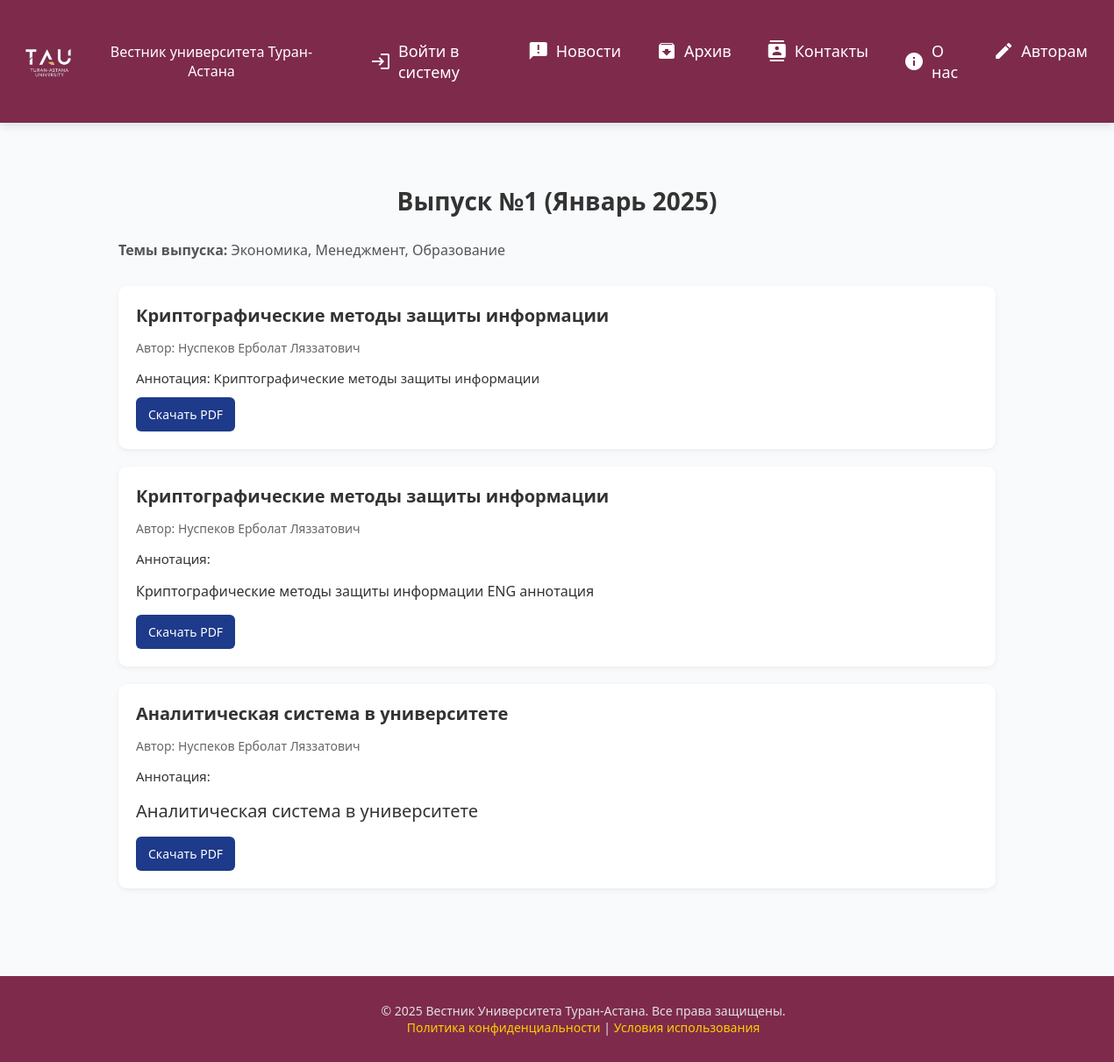
The app's page /collection-detail/1 with its own data.
### articles/models.py (models this page shows)
class Article(models.Model):
    file = models.FileField(upload_to='articles/')
    language = models.CharField(choices=LanguageChoicesArticle.choices, default=LanguageChoicesArticle.RU)
    tags = models.ManyToManyField(Tag, related_name="articles")
    date = models.DateTimeField(auto_now_add=True)
    title = models.CharField(max_length=255, null=True, blank=True)
    title_kk = models.CharField(max_length=255, null=True, blank=True)
    title_ru = models.CharField(max_length=255, null=True, blank=True)
    annotation = RichTextField(null=True, blank=True)
    annotation_kk = RichTextField(null=True, blank=True)
    annotation_ru = RichTextField(null=True, blank=True)
    authors = models.CharField(max_length=255, null=True, blank=True)
    user = models.ForeignKey('users.CustomUser', on_delete=models.CASCADE, null=True, blank=True)
    category = models.ForeignKey(to=Category, on_delete=models.CASCADE, null=True, blank=True)

### journal/views.py (the view)
# urls.py: path("collection-detail/<int:pk>", CollectionDetailView.as_view(), name="collection_detail"),
class CollectionDetailView(DetailView):
    model = Collection
    template_name = "journal/collection_detail.html"

### journal/templates/journal/collection_detail.html (shortened to what this page needs)
{% extends 'guest-base.html' %}
{% load static %}
{% block css %}
  <link rel="stylesheet" href="{% static 'css/main.css' %}" />
{% endblock %}
{% block content %}
  <div class="page-wrapper">
    <h1>Выпуск №1 (Январь 2025)</h1>
    <p class="issue-info"><strong>Темы выпуска:</strong> Экономика, Менеджмент, Образование</p>
    {% for obj in object.articles.all %}
    <div class="article-card">
      <h2 class="article-title">{{ obj.title }}</h2>
      <p class="article-meta">Автор: {{ obj.authors }}</p>
      <p class="article-annotation">Аннотация: {{ obj.annotation|safe }}</p>
      <a href="{{ obj.file.url }}" class="btn-download" download>Скачать PDF</a>
    </div>
    {% endfor %}
  </div>
{% endblock %}}

### templates/guest-base.html (shortened to what this page needs)
{% load static %}
<!DOCTYPE html>
<html lang="ru">
<head>
    {% block css %}{% endblock %}
</head>
<body>
  <header class="header">
    <div class="logo-container">
      <a href="{% url 'home' %}">
      <img src="{% static 'images/logo.png' %}" alt="Вестник Туран" class="logo-img">
      </a>
      <span class="logo-text">Вестник университета Туран-Астана</span>
    </div>
    <nav>
      <ul>
        {% if not user.is_authenticated %}
            <li><a href="{% url 'login' %}"><span class="material-icons">login</span> Войти в систему</a></li>
        {% endif %}
        <li><a href="{% url 'list-news' %}"><span class="material-icons">announcement</span> Новости</a></li>
        <li><a href="{% url 'collection'  %}"><span class="material-icons">archive</span> Архив</a></li>
        <li><a href="{% url 'contacts' %}"><span class="material-icons">contacts</span> Контакты</a></li>
        <li><a href="{% url 'about' %}"><span class="material-icons">info</span> О нас</a></li>
        <li><a href="{% url 'for_authors' %}"><span class="material-icons">edit</span> Авторам</a></li>
      </ul>
    </nav>
  </header>
{% block content %}
{% endblock %}
  <footer class="footer">
    <p>&copy; 2025 Вестник Университета Туран-Астана. Все права защищены.</p>
    <p><a href="#">Политика конфиденциальности</a> | <a href="#">Условия использования</a></p>
  </footer>

### static/css/main.css (style rules this page uses)
html, body { height: 100%; margin: 0; padding: 0; }
.logo-container { display: flex; align-items: center; text-align: center; }
.logo-text { margin-left: 20px; }
.logo-img { height: 70px; width: 70px; object-fit: cover; transition: transform 0.3s ease; }
body { font-family: 'Segoe UI', Tahoma, Geneva, Verdana, sans-serif; margin: 0; padding: 0; height: 100%; background-color: #f9f9f9; color: #333; }
h1 { font-size: 32px; text-align: center; margin: 30px 0; }
.header { background-color: rgba(114, 20, 56, 0.9); color: white; padding: 20px; display: flex; justify-content: space-between; align-items: center; box-shadow: 0 4px 10px rgba(0, 0, 0, 0.1); }
.header nav ul { list-style: none; display: flex; gap: 20px; }
.header nav ul li { font-size: 18px; }
.page-wrapper { min-height: 100%; display: flex; flex-direction: column; }
.header nav ul li a { color: white; text-decoration: none; transition: color 0.3s ease; }
a { color: #114b71; text-decoration: none; }
.footer { background-color: rgba(114, 20, 56, 0.9); color: #e1e1e1; text-align: center; padding: 30px; bottom: 0; width: 100%; }
.footer p { margin: 0; }
.footer a { color: #ffcc00; text-decoration: none; }
ul li a { display: flex; align-items: center; gap: 8px; padding: 10px; text-decoration: none; color: inherit; }

### journal/templates/journal/collection_detail.html (style rules this page uses)
body { font-family: 'Segoe UI', sans-serif; background-color: #f8fafc; margin: 0; color: #333; }
.page-wrapper { max-width: 1000px; margin: 0 auto; padding: 40px 20px; }
h1 { font-size: 28px; margin-bottom: 10px; }
.issue-info { margin-bottom: 30px; color: #555; }
.article-card { background-color: #ffffff; border-radius: 10px; box-shadow: 0 2px 6px rgba(0, 0, 0, 0.06); padding: 20px; margin-bottom: 20px; transition: transform 0.2s ease; }
.article-title { font-size: 20px; margin: 0 0 10px; }
.article-meta { font-size: 14px; color: #666; margin-bottom: 10px; }
.article-annotation { font-size: 15px; margin-bottom: 12px; }
.btn-download { background-color: #1e3a8a; color: #fff; border: none; padding: 10px 14px; border-radius: 6px; text-decoration: none; font-size: 14px; display: inline-block; }
footer { margin-top: 40px; text-align: center; color: #999; font-size: 14px; }

### records on screen
Article: title "Криптографические методы защиты информации", authors "Нуспеков Ерболат Ляззатович", annotation "Криптографические методы защиты информации"
Article: title "Криптографические методы защиты информации", authors "Нуспеков Ерболат Ляззатович", annotation "Криптографические методы защиты информации ENG аннотация"
Article: title "Аналитическая система в университете", authors "Нуспеков Ерболат Ляззатович", annotation "Аналитическая система в университете"
